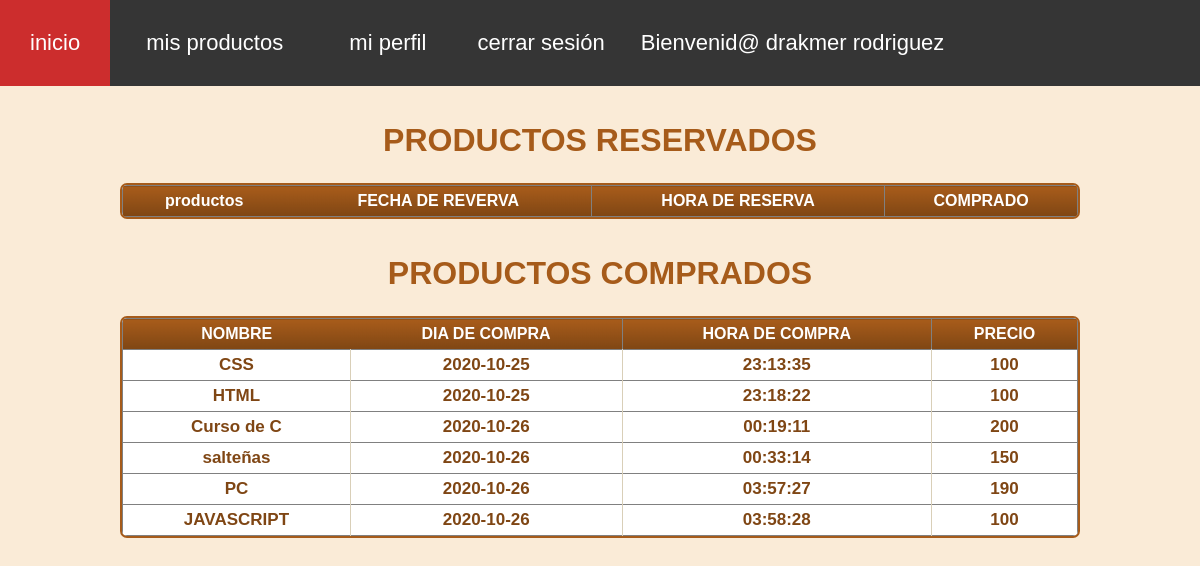
Screenshot of /carrito/lista_con_usuario.php (signed in) with the database file from the repository.
### tables this page shows
CREATE TABLE IF NOT EXISTS `transaccion` (
  `id_transaccion` int(11) NOT NULL AUTO_INCREMENT,
  `dia_compra` date NOT NULL,
  `hora_compra` time NOT NULL,
  `dia_pedido` date NOT NULL,
  `descuento` varchar(2) NOT NULL,
  `nombre_producto` varchar(25) NOT NULL,
  `costo` int(11) NOT NULL,
  `id_producto` int(11) NOT NULL,
  `id_usuario` int(11) NOT NULL,
  PRIMARY KEY (`id_transaccion`)
);

### carrito/lista_con_usuario.php (the view, shortened to what this page needs)
<?php
require_once '../conexion.php';
if(isset($_SESSION['usuario'])){
    $t=$_SESSION['usuario'];
    $id_usua=$t['id_usuario'];
}
$sql1="SELECT * FROM transaccion";
    $listado1=$conn->query($sql1);
?>
<!DOCTYPE html>
<html lang="es">
<head>
    <link rel="stylesheet" type="text/css" href="../style/style.css">
    <link rel="stylesheet" type="text/css" href="../style/style1.css">
</head>
<body>
    <?php require_once ('../view/menu_navegacion_us.php'); ?>
    <center>
        <br>
        <br>
        <h1>PRODUCTOS RESERVADOS</h1>
    <div class="datagrid">
    <table border="1">
            <thead>
                <tr>
                    <th>productos</th>
                    <th>FECHA DE REVERVA</th>
                    <th>HORA DE RESERVA</th>
                    <th>COMPRADO</th>
                </tr>
            </thead>
        </table>
        </div>
        </center>
        <center>
        <br>
        <br>
        <h1>PRODUCTOS COMPRADOS</h1>
        <div class="datagrid">
        <table border="1">
            <thead>
                <tr>
                    <th>NOMBRE</th>
                    <th>DIA DE COMPRA</th>
                    <th>HORA DE COMPRA</th>
                    <th>PRECIO</th>
                </tr>
            </thead>
            <tbody>
                <?php
                if($listado1->num_rows>0){
                    while ($row=$listado1->fetch_assoc()){
                        $usuario_id=$row['id_usuario'];
                        if( $id_usua==$usuario_id){
                        ?>
                <tr>
                    <td><?php echo $row['nombre_producto'];?></td>
                    <td><?php echo $row['dia_compra'];?></td>
                    <td><?php echo $row['hora_compra'];?></td>
                    <td><?php echo $row['costo'];?></td>
                </tr>
                <?php
                    }
                    }
                }
                else{
                    echo "No existen datos en la tabla";
                }
                ?>
            </tbody>
        </table>
            </div><br><br>
        </center>
</body>
</html>

### style/style.css (style rules this page uses)
* { margin:0;; padding:0px; font-family: sans-serif; box-sizing: border-box; font-family: Arial, Helvetica, sans-serif; }
body { background-color: antiquewhite; }

### style/style1.css (style rules this page uses)
.datagrid table { border-collapse: collapse; text-align: left; width: 100%; text-align: center; }
.datagrid { margin-top: 2em; font: normal 12px/150% Arial, Helvetica, sans-serif; background: #fff; overflow: hidden; border: 2px solid #A65B1A; -webkit-border-radius: 7px; -moz-border-radius: 7px; border-radius: 7px; width: 80%; text-align: center; }
.datagrid table td, .datagrid table th { padding: 6px 8px; }
.datagrid table thead th { background:-webkit-gradient( linear, left top, left bottom, color-stop(0.05, #A65B1A), color-stop(1, #7F4614) ); background:-moz-linear-gradient( center top, #A65B1A 5%, #7F4614 100% ); filter:progid:DXImageTransform.Microsoft.gradient(startColorstr='#A65B1A', endColorstr='#7F4614'); background-color:#A65B1A; color:#FFFFFF; font-size: 16px; font-weight: bold; border-left: 0px solid #BF691E; }
.datagrid table thead th:first-child { border: none; }
.datagrid table tbody td { color: #7F4614; border-left: 1px solid #D9CFB8; font-size: 17px; font-weight: bold; }
.datagrid table tbody td:first-child { border-left: none; }
.datagrid table tbody tr:last-child td { border-bottom: none; }

### carrito/lista_con_usuario.php (style rules this page uses)
h1 { color: #A65B1A; }

### rows the page displays
transaccion: nombre_producto "CSS", dia_compra "2020-10-25", hora_compra "23:13:35", costo "100"
transaccion: nombre_producto "HTML", dia_compra "2020-10-25", hora_compra "23:18:22", costo "100"
transaccion: nombre_producto "Curso de C", dia_compra "2020-10-26", hora_compra "00:19:11", costo "200"
transaccion: nombre_producto "salteñas", dia_compra "2020-10-26", hora_compra "00:33:14", costo "150"
transaccion: nombre_producto "PC", dia_compra "2020-10-26", hora_compra "03:57:27", costo "190"
transaccion: nombre_producto "JAVASCRIPT", dia_compra "2020-10-26", hora_compra "03:58:28", costo "100"

### other values shown
$nombre['nombres'] "drakmer"
$nombre['apellidos'] "rodriguez"
